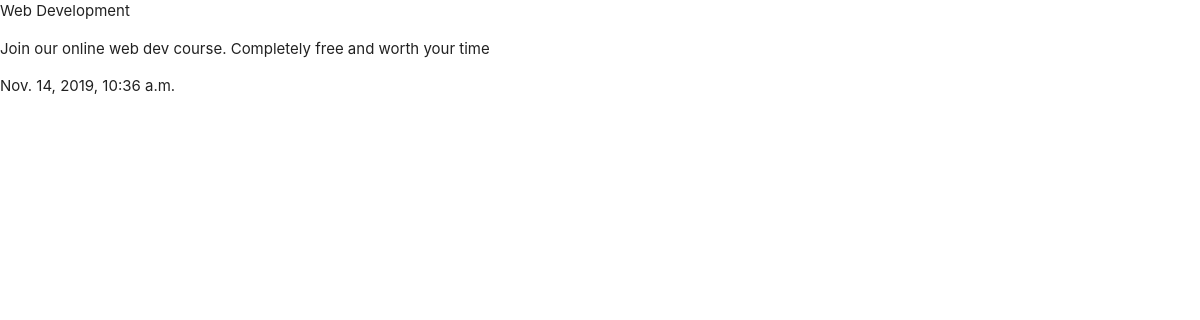
/home/5/, run on the app's committed database.
### home/models.py (models this page shows, shortened)
class Tutorial(models.Model):
    tutorial_title = models.CharField(max_length=280)
    tutorial_content = models.TextField()
    tutorial_published = models.DateTimeField("date published", default=datetime.now())

### home/views.py (the view)
# urls.py: path('<int:tutorial_id>/', views.details, name="detail")
def details(request, tutorial_id):
    tutorial = get_object_or_404(Tutorial, pk=tutorial_id)
    return render(request=request, template_name="home/detail.html", context={"tutorial":tutorial})

### home/templates/home/detail.html (shortened to what this page needs)
<head>
    {% load static %}
    <link rel="stylesheet" type="text/css" href="{% static 'home/style.css' %}">
    <link rel="stylesheet" href="https://cdnjs.cloudflare.com/ajax/libs/materialize/1.0.0/css/materialize.min.css">
</head>
<body>
    <ul>
        <li>{{tutorial.tutorial_title}}</li>
        <li>{{tutorial.tutorial_content|safe}}</li>
        <li>{{tutorial.tutorial_published}}</li>
    </ul>
</body>

### data on the page
Tutorial: tutorial_title "Web Development", tutorial_content "Join our online web dev course. Completely free and worth your time", tutorial_published "Nov. 14, 2019, 10:36 a.m."
